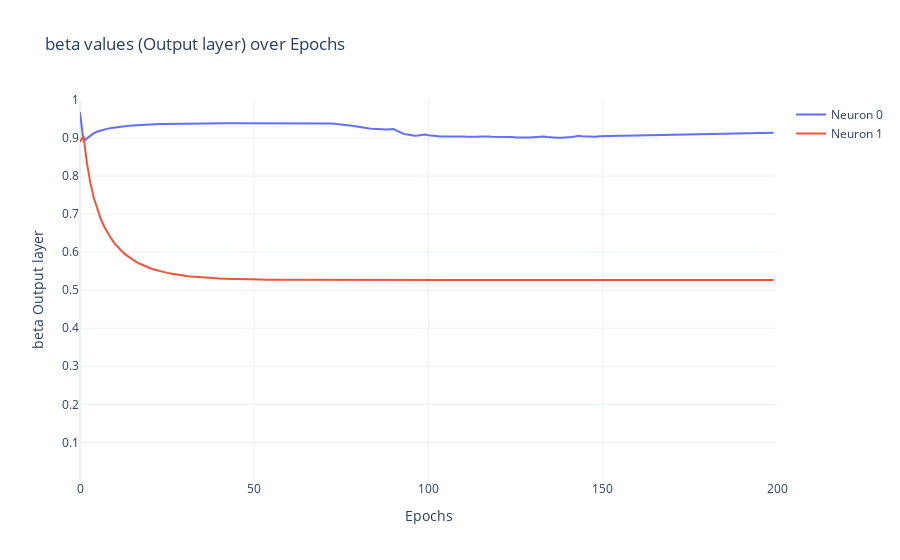

Notebook source saved alongside this figure:
### Code cell
plot_beta_values(beta2_values, num_epochs, os.path.join(unique_folder_name, 'beta_output_layer'), layer_name='Output')

### Figure 1 — Plotly figure (JSON) as saved in the notebook; plotly's stock layout.template omitted (floating-point values rounded to 4 significant figures; data arrays with more than 128 entries replaced by an {"elided": "..."} marker saying what was removed)
{"data": [{"mode": "lines", "name": "Neuron 0", "type": "scatter", "x": {"elided": "200 int values"}, "y": {"elided": "200 float values"}}, {"mode": "lines", "name": "Neuron 1", "type": "scatter", "x": {"elided": "200 int values"}, "y": {"elided": "200 float values"}}], "layout": {"title": {"text": "beta values (Output layer) over Epochs"}, "xaxis": {"range": [0, 200], "title": {"text": "Epochs"}}, "yaxis": {"range": [0.001, 1], "title": {"text": "beta Output layer"}}}}
